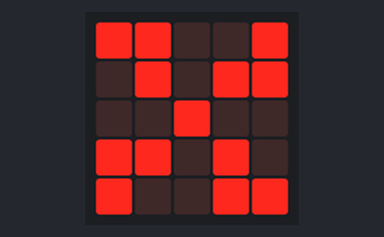
This program was run on a simulated BBC micro:bit running MicroPython. Shown: the board's 5×5 LED display.

Above: at 0.05 s.
At 91.7 s:
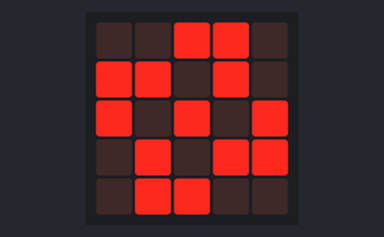

The program:

swirl_4_arms.py
```python
from microbit import *

imgs = [
	Image('99009:09099:00900:99090:90099:'),
	Image('09900:00909:99099:90900:00990:'),
	Image('00990:99090:90909:09099:09900:')
]
display.show(imgs, delay=100, loop=True)
```
